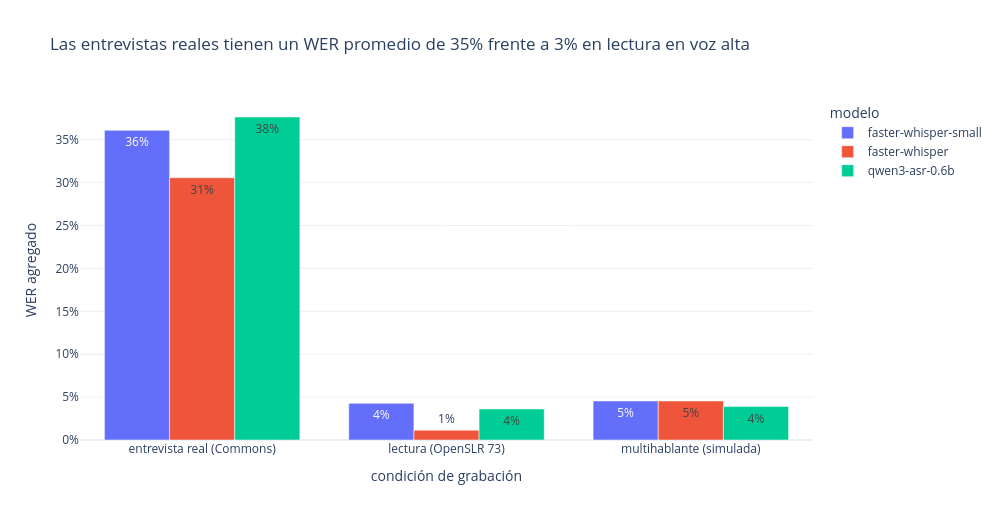
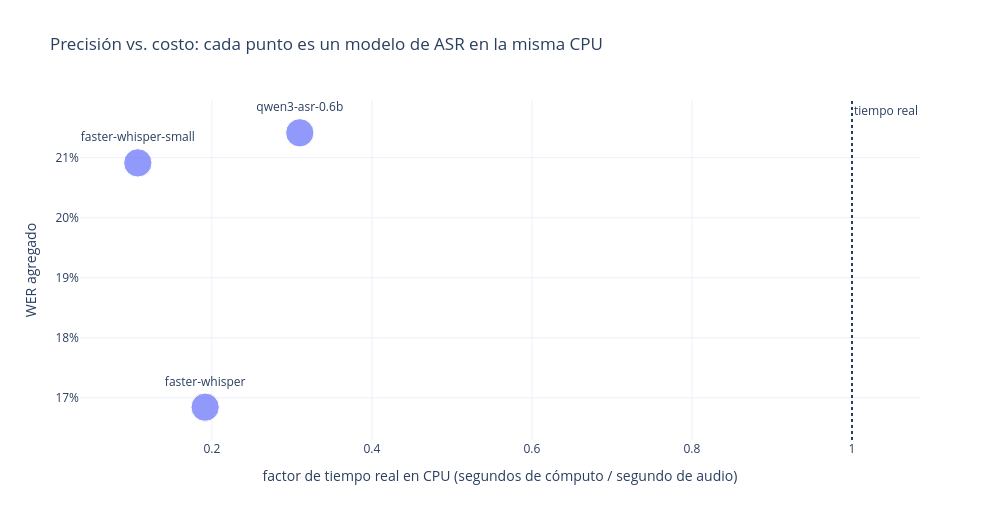

Notebook code cell kept with these figures, in order:
### Code cell
por_cond = eval_asr.groupby(["modelo", "condicion"], sort=False).apply(
    lambda g: t2.wer_corpus(eval_aud.set_index("id").loc[g["id"], "texto_referencia"], g["texto_hipotesis"])).rename("WER").reset_index()
lect = por_cond[por_cond["condicion"] == "lectura (OpenSLR 73)"]["WER"].mean()
real = por_cond[por_cond["condicion"] == "entrevista real (Commons)"]["WER"].mean()
fig = px.bar(por_cond, x="condicion", y="WER", color="modelo", barmode="group", text_auto=".0%",
             labels={"WER": "WER agregado", "condicion": "condición de grabación"},
             title=f"Las entrevistas reales tienen un WER promedio de {real:.0%} frente a {lect:.0%} en lectura en voz alta")
fig.update_yaxes(tickformat=".0%")
t2.mostrar(fig, "05_wer_por_condicion")

m_aud = metricas[metricas["modalidad"] == "audio"]
fig = px.scatter(m_aud, x="rtf", y="valor", text="modelo", size=[18] * len(m_aud),
                 labels={"rtf": "factor de tiempo real en CPU (segundos de cómputo / segundo de audio)", "valor": "WER agregado"},
                 title="Precisión vs. costo: cada punto es un modelo de ASR en la misma CPU")
fig.update_traces(textposition="top center")
fig.update_yaxes(tickformat=".0%")
fig.add_vline(x=1, line_dash="dot", annotation_text="tiempo real")
t2.mostrar(fig, "06_wer_vs_rtf")

### Figure 1 — Plotly figure (JSON) as saved in the notebook; plotly's stock layout.template omitted (floating-point values rounded to 4 significant figures)
{"data": [{"alignmentgroup": "True", "hovertemplate": "modelo=faster-whisper-small<br>condición de grabación=%{x}<br>WER agregado=%{y}<extra></extra>", "legendgroup": "faster-whisper-small", "marker": {"color": "#636efa", "pattern": {"shape": ""}}, "name": "faster-whisper-small", "offsetgroup": "faster-whisper-small", "orientation": "v", "showlegend": true, "textposition": "auto", "texttemplate": "%{y:.0%}", "type": "bar", "x": ["entrevista real (Commons)", "lectura (OpenSLR 73)", "multihablante (simulada)"], "xaxis": "x", "y": [0.3609, 0.04269, 0.04545], "yaxis": "y"}, {"alignmentgroup": "True", "hovertemplate": "modelo=faster-whisper<br>condición de grabación=%{x}<br>WER agregado=%{y}<extra></extra>", "legendgroup": "faster-whisper", "marker": {"color": "#EF553B", "pattern": {"shape": ""}}, "name": "faster-whisper", "offsetgroup": "faster-whisper", "orientation": "v", "showlegend": true, "textposition": "auto", "texttemplate": "%{y:.0%}", "type": "bar", "x": ["entrevista real (Commons)", "lectura (OpenSLR 73)", "multihablante (simulada)"], "xaxis": "x", "y": [0.3058, 0.01149, 0.04545], "yaxis": "y"}, {"alignmentgroup": "True", "hovertemplate": "modelo=qwen3-asr-0.6b<br>condición de grabación=%{x}<br>WER agregado=%{y}<extra></extra>", "legendgroup": "qwen3-asr-0.6b", "marker": {"color": "#00cc96", "pattern": {"shape": ""}}, "name": "qwen3-asr-0.6b", "offsetgroup": "qwen3-asr-0.6b", "orientation": "v", "showlegend": true, "textposition": "auto", "texttemplate": "%{y:.0%}", "type": "bar", "x": ["entrevista real (Commons)", "lectura (OpenSLR 73)", "multihablante (simulada)"], "xaxis": "x", "y": [0.3765, 0.03612, 0.03896], "yaxis": "y"}], "layout": {"barmode": "group", "height": 520, "legend": {"title": {"text": "modelo"}, "tracegroupgap": 0}, "title": {"text": "Las entrevistas reales tienen un WER promedio de 35% frente a 3% en lectura en voz alta"}, "width": 1000, "xaxis": {"anchor": "y", "domain": [0.0, 1.0], "title": {"text": "condición de grabación"}}, "yaxis": {"anchor": "x", "domain": [0.0, 1.0], "tickformat": ".0%", "title": {"text": "WER agregado"}}}}

### Figure 2 — Plotly figure (JSON) as saved in the notebook; plotly's stock layout.template omitted (floating-point values rounded to 4 significant figures)
{"data": [{"hovertemplate": "factor de tiempo real en CPU (segundos de cómputo / segundo de audio)=%{x}<br>WER agregado=%{y}<br>size=%{marker.size}<br>modelo=%{text}<extra></extra>", "legendgroup": "", "marker": {"color": "#636efa", "size": [18, 18, 18], "sizemode": "area", "sizeref": 0.045, "symbol": "circle"}, "mode": "markers+text", "name": "", "orientation": "v", "showlegend": false, "text": ["faster-whisper-small", "faster-whisper", "qwen3-asr-0.6b"], "textposition": "top center", "type": "scatter", "x": [0.1075, 0.1916, 0.3099], "xaxis": "x", "y": [0.2091, 0.1684, 0.2142], "yaxis": "y"}], "layout": {"annotations": [{"showarrow": false, "text": "tiempo real", "x": 1, "xanchor": "left", "xref": "x", "y": 1, "yanchor": "top", "yref": "y domain"}], "height": 520, "legend": {"itemsizing": "constant", "tracegroupgap": 0}, "shapes": [{"line": {"dash": "dot"}, "type": "line", "x0": 1, "x1": 1, "xref": "x", "y0": 0, "y1": 1, "yref": "y domain"}], "title": {"text": "Precisión vs. costo: cada punto es un modelo de ASR en la misma CPU"}, "width": 1000, "xaxis": {"anchor": "y", "domain": [0.0, 1.0], "title": {"text": "factor de tiempo real en CPU (segundos de cómputo / segundo de audio)"}}, "yaxis": {"anchor": "x", "domain": [0.0, 1.0], "tickformat": ".0%", "title": {"text": "WER agregado"}}}}
